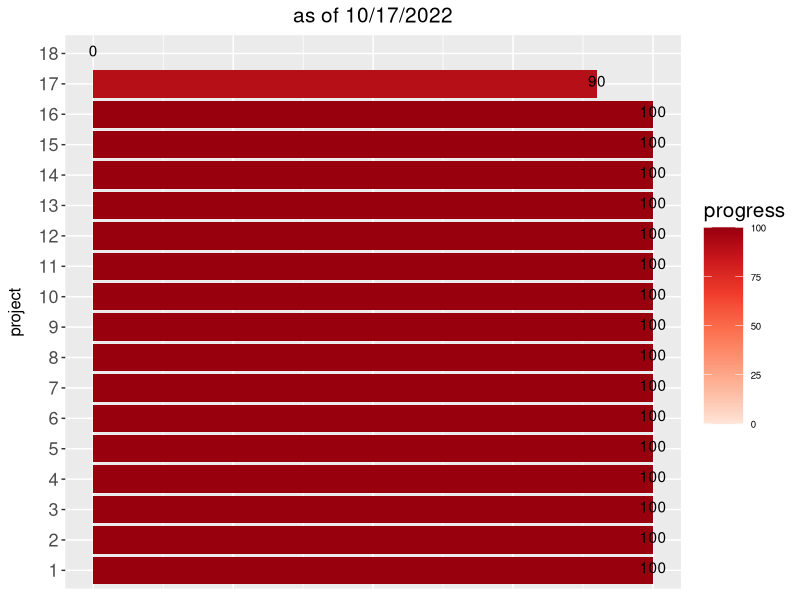

Here is the R script that generated this plot:
## ---- chunk 1
knitr::opts_chunk$set(echo = TRUE)
library(tidyverse)
## ---- chunk 2
###### https://rstudio-pubs-static.s3.amazonaws.com/215319_ac67755c296b441dac7b24b48fc30156.html
project_progress=data.frame(project=seq(1,18), progress=c(100, 100, 100, 100, 100, 100, 100, 100, 100, 100, 100, 100,100,100,100, 100,90, 0))
bp.y <- ggplot(data =project_progress, aes(x = factor(project), y = progress)) + 
    geom_bar(stat = "identity", aes(fill = progress))+ 
  labs(x = "project")+
  geom_text(aes(label=progress), position=position_dodge(width=0.8), vjust=0.25, color="black")+  # add numbers over bars+
coord_flip()+ 
 theme_gray() +
    theme(axis.title.x = element_blank(), axis.text.x = element_blank(),
          axis.ticks.x = element_blank(), axis.text.y = element_text(size = 13), 
          axis.title.y = element_text(size = 12, margin = margin(0,10,0,0), angle =90 ), # this adjusts "project" on y axis 
          legend.position="none") + 
    scale_fill_distiller(name = "progress", palette = "Reds", direction = 1) + 
  theme(legend.position = "right", legend.direction = "vertical",
          legend.title = element_text(size = 15), legend.key.size = unit(1,"cm"),
          legend.text = element_text(size = 7))+
  ggtitle("as of 10/17/2022")+  # add title information 
  theme(plot.title = element_text(hjust = 0.5, size=15)) #center the title
bp.y
